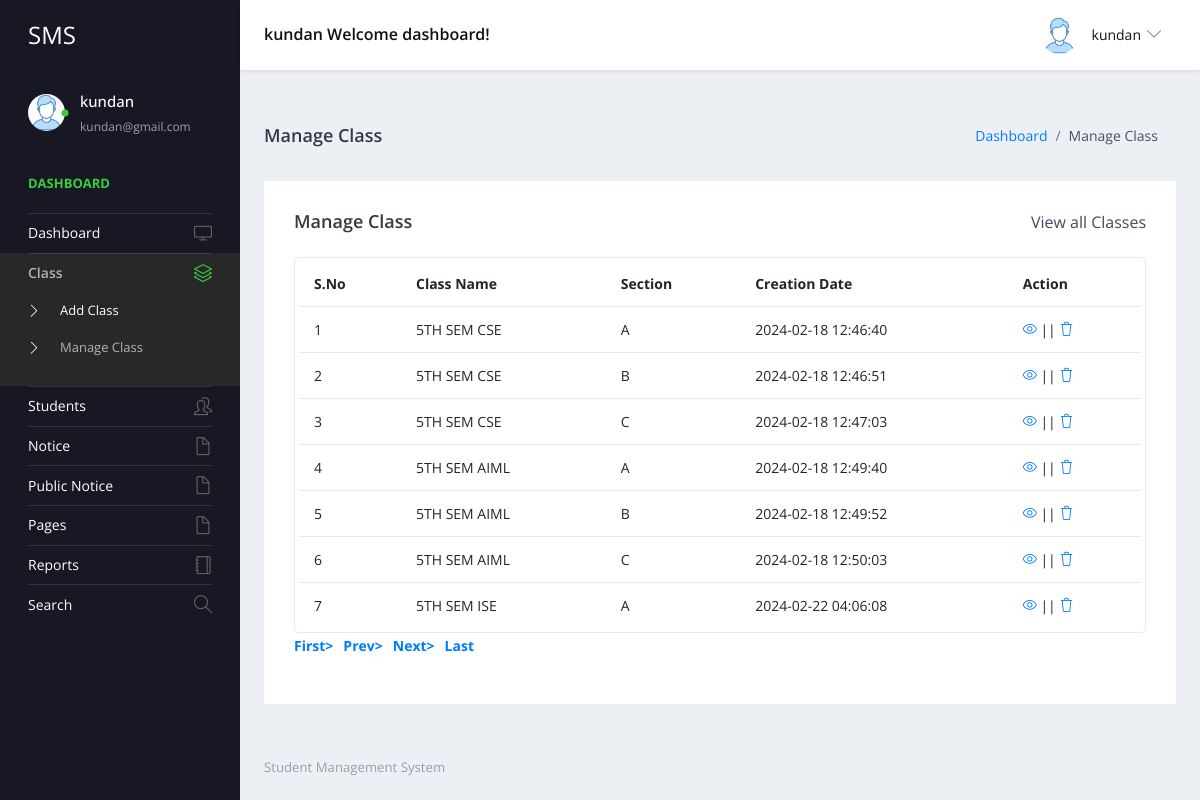
Page /studentms/admin/manage-class.php (signed in) on the committed database.
### tables this page shows
CREATE TABLE `tblclass` (
  `ID` int(5) NOT NULL,
  `ClassName` varchar(50) DEFAULT NULL,
  `Section` varchar(20) DEFAULT NULL,
  `CreationDate` timestamp NULL DEFAULT current_timestamp()
);

### studentms/admin/manage-class.php (the view, shortened to what this page needs)
<?php
include('includes/dbconnection.php');
if (strlen($_SESSION['sturecmsaid']==0)) {
  header('location:logout.php');
  } else{
?>
<!DOCTYPE html>
<html lang="en">
  <head>
    <link rel="stylesheet" href="vendors/simple-line-icons/css/simple-line-icons.css">
    <link rel="stylesheet" href="vendors/flag-icon-css/css/flag-icon.min.css">
    <link rel="stylesheet" href="vendors/css/vendor.bundle.base.css">
    <link rel="stylesheet" href="./vendors/daterangepicker/daterangepicker.css">
    <link rel="stylesheet" href="./vendors/chartist/chartist.min.css">
    <link rel="stylesheet" href="./css/style.css">
  </head>
  <body>
    <div class="container-scroller">
     <?php include_once('includes/header.php');?>
      <div class="container-fluid page-body-wrapper">
        <?php include_once('includes/sidebar.php');?>
        <div class="main-panel">
          <div class="content-wrapper">
             <div class="page-header">
              <h3 class="page-title"> Manage Class </h3>
              <nav aria-label="breadcrumb">
                <ol class="breadcrumb">
                  <li class="breadcrumb-item"><a href="dashboard.php">Dashboard</a></li>
                  <li class="breadcrumb-item active" aria-current="page"> Manage Class</li>
                </ol>
              </nav>
            </div>
            <div class="row">
              <div class="col-md-12 grid-margin stretch-card">
                <div class="card">
                  <div class="card-body">
                    <div class="d-sm-flex align-items-center mb-4">
                      <h4 class="card-title mb-sm-0">Manage Class</h4>
                      <a href="#" class="text-dark ml-auto mb-3 mb-sm-0"> View all Classes</a>
                    </div>
                    <div class="table-responsive border rounded p-1">
                      <table class="table">
                        <thead>
                          <tr>
                            <th class="font-weight-bold">S.No</th>
                            <th class="font-weight-bold">Class Name</th>
                            <th class="font-weight-bold">Section</th>
                            <th class="font-weight-bold">Creation Date</th>
                            <th class="font-weight-bold">Action</th>
                          </tr>
                        </thead>
                        <tbody>
                           <?php
                           if (isset($_GET['pageno'])) {
            $pageno = $_GET['pageno'];
        } else {
            $pageno = 1;
        }
        $no_of_records_per_page =15;
        $offset = ($pageno-1) * $no_of_records_per_page;
       $ret = "SELECT ID FROM tblclass";
$query1 = $dbh -> prepare($ret);
$query1->execute();
$total_rows=$query1->rowCount();
$total_pages = ceil($total_rows / $no_of_records_per_page);
$sql="SELECT * from tblclass LIMIT $offset, $no_of_records_per_page";
$query = $dbh -> prepare($sql);
$query->execute();
$results=$query->fetchAll(PDO::FETCH_OBJ);
$cnt=1;
if($query->rowCount() > 0)
{
foreach($results as $row)
{               ?>
                          <tr>
                            <td><?php echo htmlentities($cnt);?></td>
                            <td><?php  echo htmlentities($row->ClassName);?></td>
                            <td><?php  echo htmlentities($row->Section);?></td>
                            <td><?php  echo htmlentities($row->CreationDate);?></td>
                            <td>
                              <div><a href="edit-class-detail.php?editid=<?php echo htmlentities ($row->ID);?>"><i class="icon-eye"></i></a>
                                                || <a href="manage-class.php?delid=<?php echo ($row->ID);?>" onclick="return confirm('Do you really want to Delete ?');"> <i class="icon-trash"></i></a></div>
                            </td>
                          </tr><?php $cnt=$cnt+1;}} ?>
                        </tbody>
                      </table>
                    </div>
                    <div align="left">
    <ul class="pagination" >
        <li><a href="?pageno=1"><strong>First></strong></a></li>
        <li class="<?php if($pageno <= 1){ echo 'disabled'; } ?>">
            <a href="<?php if($pageno <= 1){ echo '#'; } else { echo "?pageno=".($pageno - 1); } ?>"><strong style="padding-left: 10px">Prev></strong></a>
        </li>
        <li class="<?php if($pageno >= $total_pages){ echo 'disabled'; } ?>">
            <a href="<?php if($pageno >= $total_pages){ echo '#'; } else { echo "?pageno=".($pageno + 1); } ?>"><strong style="padding-left: 10px">Next></strong></a>
        </li>
        <li><a href="?pageno=<?php echo $total_pages; ?>"><strong style="padding-left: 10px">Last</strong></a></li>
    </ul>
</div>
                  </div>
                </div>
              </div>
            </div>
          </div>
         <?php include_once('includes/footer.php');?>
        </div>
      </div>
    </div>
  </body>
</html><?php }  ?>

### studentms/admin/includes/header.php (shortened to what this page needs)
 <nav class="navbar default-layout-navbar col-lg-12 col-12 p-0 fixed-top d-flex flex-row">
        <div class="navbar-brand-wrapper d-flex align-items-center">
          <a class="navbar-brand brand-logo" href="dashboard.php">
            <strong style="color: white;">SMS</strong>
          </a>
        </div><?php
         $aid= $_SESSION['sturecmsaid'];
$sql="SELECT * from tbladmin where ID=:aid";
$query = $dbh -> prepare($sql);
$query->bindParam(':aid',$aid,PDO::PARAM_STR);
$query->execute();
$results=$query->fetchAll(PDO::FETCH_OBJ);
$cnt=1;
if($query->rowCount() > 0)
{
foreach($results as $row)
{               ?>
        <div class="navbar-menu-wrapper d-flex align-items-center flex-grow-1">
          <h5 class="mb-0 font-weight-medium d-none d-lg-flex"><?php  echo htmlentities($row->AdminName);?> Welcome dashboard!</h5>
          <ul class="navbar-nav navbar-nav-right ml-auto">
            <li class="nav-item dropdown d-none d-xl-inline-flex user-dropdown">
              <a class="nav-link dropdown-toggle" id="UserDropdown" href="#" data-toggle="dropdown" aria-expanded="false">
                <img class="img-xs rounded-circle ml-2" src="images/faces/face8.jpg" alt="Profile image"> <span class="font-weight-normal"> <?php  echo htmlentities($row->AdminName);?> </span></a>
                <?php $cnt=$cnt+1;}} ?>
            </li>
          </ul>
        </div>
      </nav>

### studentms/admin/includes/sidebar.php (shortened to what this page needs)
<nav class="sidebar sidebar-offcanvas" id="sidebar">
          <ul class="nav">
            <li class="nav-item nav-profile">
              <a href="#" class="nav-link">
                <div class="profile-image">
                  <img class="img-xs rounded-circle" src="images/faces/face8.jpg" alt="profile image">
                  <div class="dot-indicator bg-success"></div>
                </div>
                <div class="text-wrapper">
                  <?php
         $aid= $_SESSION['sturecmsaid'];
$sql="SELECT * from tbladmin where ID=:aid";
$query = $dbh -> prepare($sql);
$query->bindParam(':aid',$aid,PDO::PARAM_STR);
$query->execute();
$results=$query->fetchAll(PDO::FETCH_OBJ);
$cnt=1;
if($query->rowCount() > 0)
{
foreach($results as $row)
{               ?>
                  <p class="profile-name"><?php  echo htmlentities($row->AdminName);?></p>
                  <p class="designation"><?php  echo htmlentities($row->Email);?></p><?php $cnt=$cnt+1;}} ?>
                </div>
              </a>
            </li>
            <li class="nav-item nav-category">
              <span class="nav-link">Dashboard</span>
            </li>
            <li class="nav-item">
              <a class="nav-link" href="dashboard.php">
                <span class="menu-title">Dashboard</span>
                <i class="icon-screen-desktop menu-icon"></i>
              </a>
            </li>
            <li class="nav-item">
              <a class="nav-link" data-toggle="collapse" href="#ui-basic" aria-expanded="false" aria-controls="ui-basic">
                <span class="menu-title">Class</span>
                <i class="icon-layers menu-icon"></i>
              </a>
              <div class="collapse" id="ui-basic">
                <ul class="nav flex-column sub-menu">
                  <li class="nav-item"> <a class="nav-link" href="add-class.php">Add Class</a></li>
                  <li class="nav-item"> <a class="nav-link" href="manage-class.php">Manage Class</a></li>
                </ul>
              </div>
            </li>
            <li class="nav-item">
              <a class="nav-link" data-toggle="collapse" href="#ui-basic1" aria-expanded="false" aria-controls="ui-basic1">
                <span class="menu-title">Students</span>
                <i class="icon-people menu-icon"></i>
              </a>
            </li>
            <li class="nav-item">
              <a class="nav-link" data-toggle="collapse" href="#auth" aria-expanded="false" aria-controls="auth">
                <span class="menu-title">Notice</span>
                <i class="icon-doc menu-icon"></i>
              </a>
            </li>
            <li class="nav-item">
              <a class="nav-link" data-toggle="collapse" href="#auth1" aria-expanded="false" aria-controls="auth">
                <span class="menu-title">Public Notice</span>
                <i class="icon-doc menu-icon"></i>
              </a>
              <li class="nav-item">
              <a class="nav-link" data-toggle="collapse" href="#auth2" aria-expanded="false" aria-controls="auth">
                <span class="menu-title">Pages</span>
                <i class="icon-doc menu-icon"></i>
              </a>
            </li>
              <li class="nav-item">
              <a class="nav-link" href="between-dates-reports.php">
                <span class="menu-title">Reports</span>
                <i class="icon-notebook menu-icon"></i>
              </a>
            </li>
            <li class="nav-item">
              <a class="nav-link" href="search.php">
                <span class="menu-title">Search</span>
                <i class="icon-magnifier menu-icon"></i>
              </a>
            </li>
            </li>
          </ul>
        </nav>

### studentms/admin/includes/footer.php
<footer class="footer">
            <div class="d-sm-flex justify-content-center justify-content-sm-between">
              <span class="text-muted d-block text-center text-sm-left d-sm-inline-block" style="color: blue;">Student  Management System</span>
            </div>
          </footer>

### rows in the picture
tblclass: ClassName "5TH SEM CSE", Section "A", CreationDate "2024-02-18 12:46:40"
tblclass: ClassName "5TH SEM CSE", Section "B", CreationDate "2024-02-18 12:46:51"
tblclass: ClassName "5TH SEM CSE", Section "C", CreationDate "2024-02-18 12:47:03"
tblclass: ClassName "5TH SEM AIML", Section "A", CreationDate "2024-02-18 12:49:40"
tblclass: ClassName "5TH SEM AIML", Section "B", CreationDate "2024-02-18 12:49:52"
tblclass: ClassName "5TH SEM AIML", Section "C", CreationDate "2024-02-18 12:50:03"
tblclass: ClassName "5TH SEM ISE", Section "A", CreationDate "2024-02-22 04:06:08"

### other values in the picture
$row->AdminName "kundan"
$row->Email "kundan@gmail.com"
